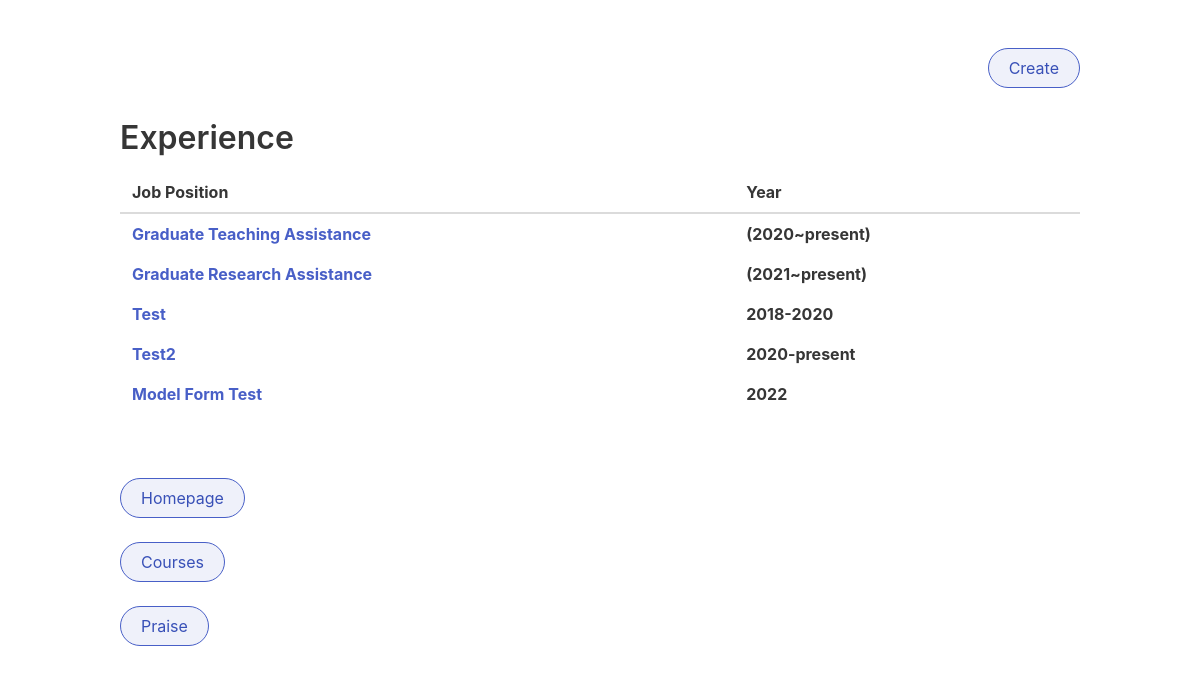
Page /exp/ on the earlier database version.
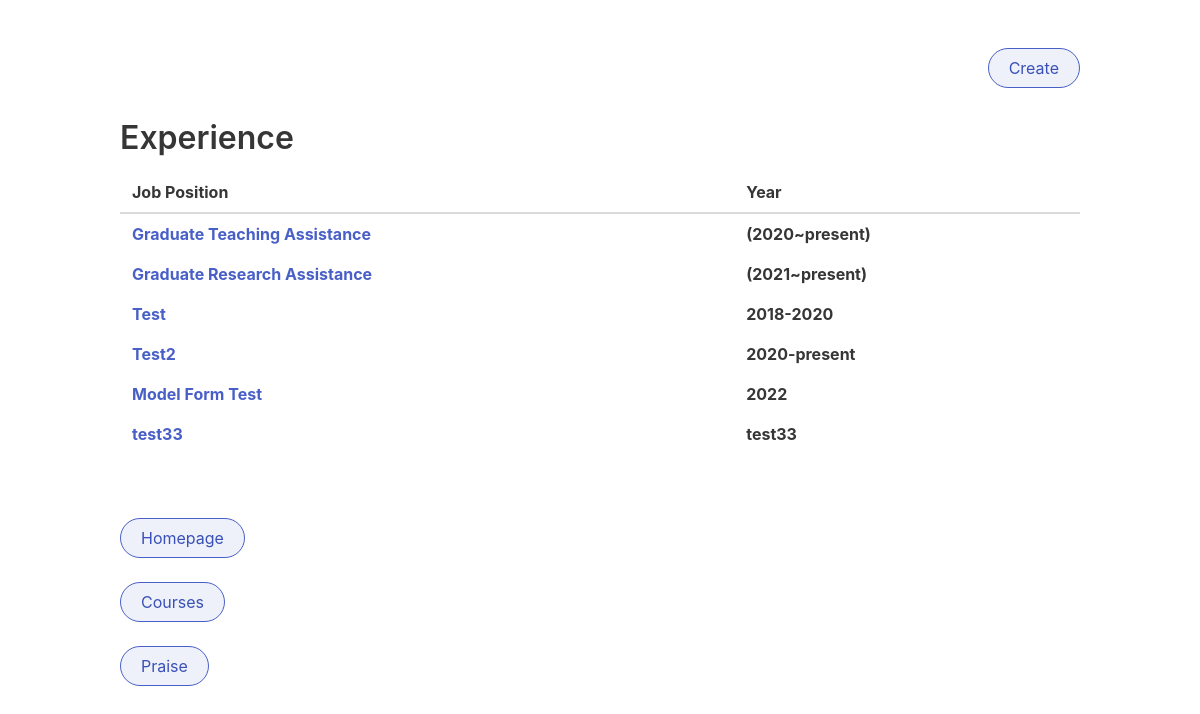
Same page on the later database version.
### experience/models.py (models this page shows)
class Experience(models.Model):
    job = models.TextField()
    year = models.TextField()
    desc = models.TextField()

### experience/views.py (the view)
# urls.py: path('', exp_list_view, name='list'),
def exp_list_view(request):
    exp_list = Experience.objects.all()
    context = {
        "experiences": exp_list
    }
    return render(request, "experience/list.html", context=context)

### templates/experience/list.html (shortened to what this page needs)
{% extends "base.html" %}
{% block content %}
<div class="content">
    <p style = text-align:right;><a class="button is-link is-light is-outlined is-rounded"  style=text-align:right; href="{% url 'experience:create' %}">Create</a></p>
    <h1>Experience</h1>
    <table class="table">
        <thead>
            <tr>
                <th>Job Position</th>
                <th>Year</th>
            </tr>
        </thead>
    {% for exp in experiences %}
            <tbody>
                <th><a href="{% url 'experience:detail' exp.id %}">{{ exp.job }}</a></th>
                <th>{{ exp.year }}</th>
            </tbody>
    {% endfor %}
    </table>
<br /><br />
    <a class="button is-link is-light is-outlined is-rounded" href="/"> Homepage </a>
    <br />
    <br />
    <a class="button is-link is-light is-outlined is-rounded" href="{% url 'courses:list' %}"> Courses </a>
    <br />
    <br />
    <a class="button is-link is-light is-outlined is-rounded" href="{% url 'praises:list' %}"> Praise </a>
</div>
{% endblock content %}

Differences in the rows shown:
added Experience: job "test33", year "test33"
